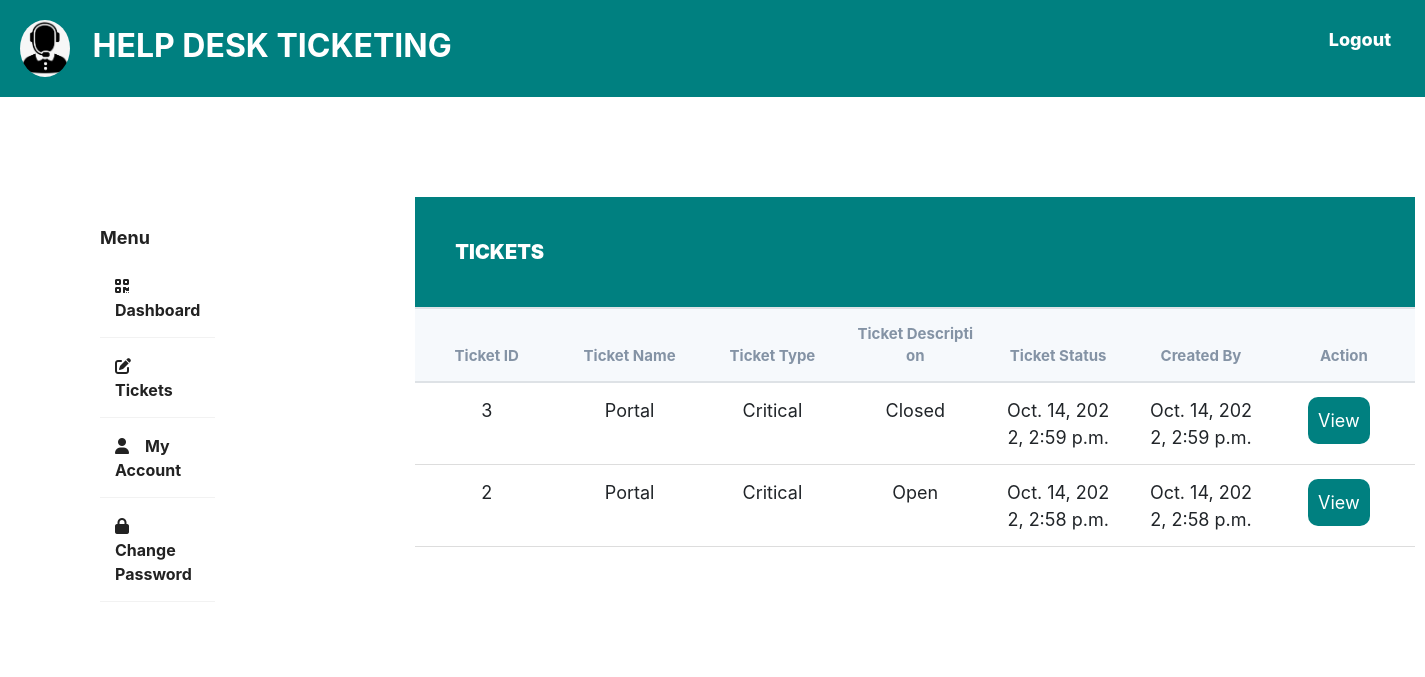
Before: /helpdesk/officer-tickets/ with the older database file.
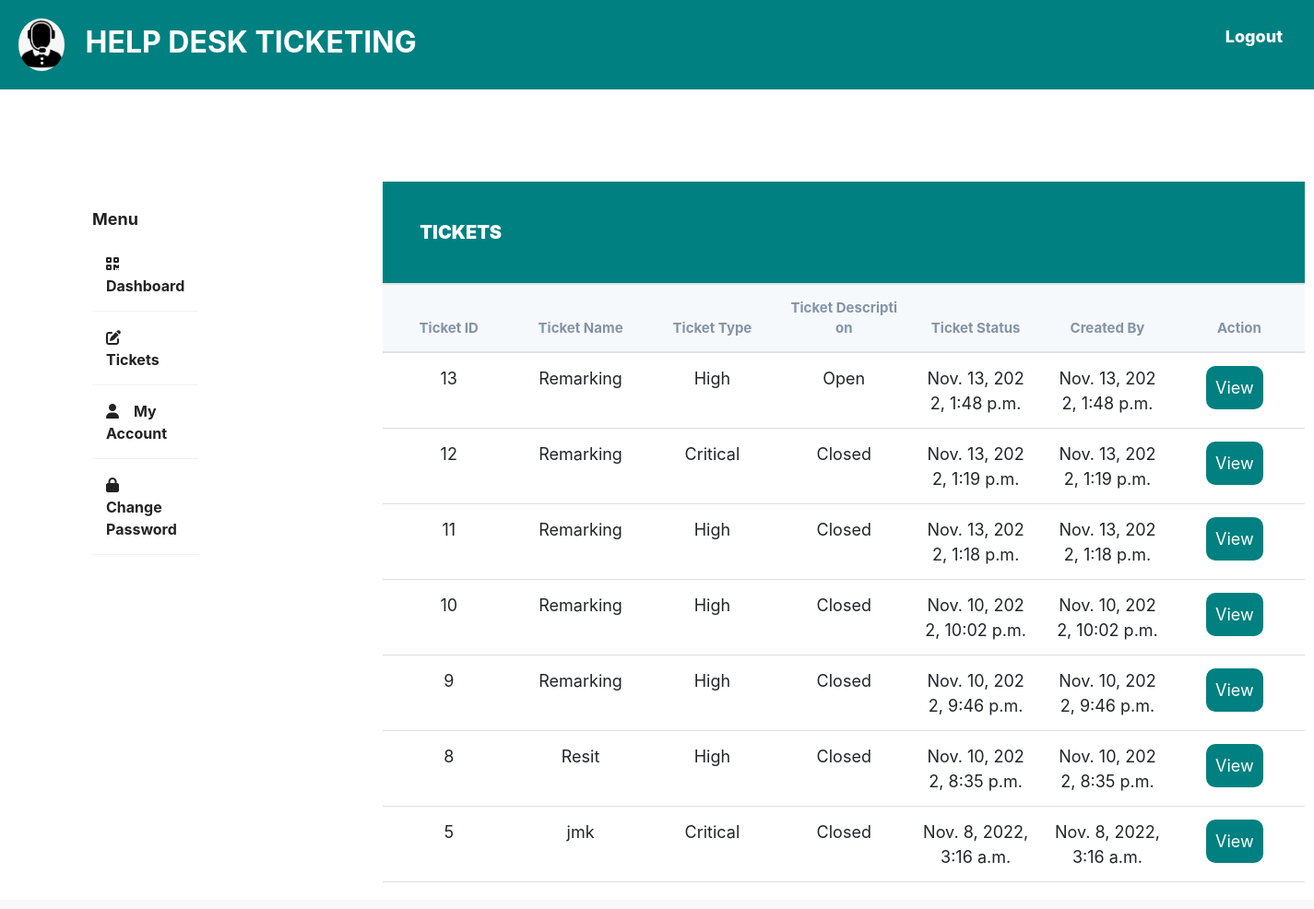
After: the same page with the newer database file.
### base/models.py (models this page shows, shortened)
class Ticket(models.Model):
    ticket_id = models.AutoField(primary_key=True)
    created_by = models.ForeignKey(
        StudentProfile, on_delete=models.CASCADE, null=True, related_name='created_by')
    closed_by = models.ForeignKey(
        OfficerProfile, on_delete=models.CASCADE, null=True)
    ticket_name = models.CharField(max_length=200, blank=True)
    ticket_type = models.CharField(max_length=200, blank=True)
    ticket_description = models.TextField(max_length=200, blank=True)
    StatusChoices = [
        ('InProgress', 'InProgress'),
        ('Open', 'Open'),
        ('Closed', 'Closed'),
        ('Deferred', 'Deferred'),
    ]
    ticket_status = models.CharField(max_length=200, choices=StatusChoices,
                                     default='Open', blank=True)
    reg_no = models.CharField(max_length=200, blank=False, null=True)
    created_at = models.DateTimeField(default=datetime.now, blank=True)
    updated_at = models.DateTimeField(default=datetime.now, blank=True)
    class Meta:
        ordering = ['-created_at']

### base/views.py (the view)
# urls.py: path('officer-tickets/', views.Officer_Tickets.as_view(), name='officer-tickets'),
class Officer_Tickets(ListView):
    model = Ticket
    template_name = 'officer/tickets.html'

### templates/officer/tickets.html
{% extends 'portal.html'%}
{% load static %}
{% block content %}
<div class="wrapper">
    <div class="sidebar">
        <h4>Menu</h4>
        <ul>
            <li><a href="{% url 'officer-dashboard'%}"><i class="fa-solid fa-qrcode"></i>Dashboard</a></li>
            <li><a href="{% url 'officer-tickets'%}"><i class="fa-solid fa-pen-to-square"></i>Tickets</a></li>
            <li><a href="{% url 'officer-account'%}"><i class="fa-solid fa-user"></i>My Account</a></li>
            <li><a href="{% url 'officer-change-password'%}"><i class="fa-solid fa-lock"></i>Change Password</a></li>
        </ul>
    </div>
    <div class="main_content">
        <div class="header">TICKETS</div>
        <div class="table">
            <div class="table_section">
                <table>
                    <thead>
                        <tr>
                            <th>Ticket ID</th>
                            <th>Ticket Name</th>
                            <th>Ticket Type</th>
                            <th>Ticket Description</th>
                            <th>Ticket Status</th>
                            <th>Created By</th>
                            <th>Action</th>
                        </tr>
                    </thead>
                    <tbody>
                        {% for ticket in object_list %}
                        <tr>
                            <td>{{ ticket.ticket_id }}</td>
                            <td>{{ ticket.ticket_name }}</td>
                            <td>{{ ticket.ticket_type }}</td>
                            <td>{{ ticket.ticket_status }}</td>
                            <td>{{ ticket.created_at}}</td>
                            <td>{{ ticket.updated_at}}</td>
                            <td>
                                <a href="{%url 'close-ticket' ticket.ticket_id %}"><button>View</button></a>
                            </td>
                        </tr>
                        {% endfor %}
                    </tbody>
                </table>
            </div>
        </div>
    </div>
</div>
{% endblock content %}

Changed rows visible on the page:
no longer on this page (row unchanged): Ticket: ticket_id "3", ticket_name "Portal", ticket_type "Critical", ticket_status "Closed", created_at "Oct. 14, 2022, 2:59 p.m.", updated_at "Oct. 14, 2022, 2:59 p.m."
no longer on this page (row edited): Ticket: ticket_id "2", ticket_name "Portal", ticket_type "Critical", ticket_status "Open", created_at "Oct. 14, 2022, 2:58 p.m.", updated_at "Oct. 14, 2022, 2:58 p.m."
added Ticket: ticket_id "13", ticket_name "Remarking", ticket_type "High", ticket_status "Open", created_at "Nov. 13, 2022, 1:48 p.m.", updated_at "Nov. 13, 2022, 1:48 p.m."
added Ticket: ticket_id "12", ticket_name "Remarking", ticket_type "Critical", ticket_status "Closed", created_at "Nov. 13, 2022, 1:19 p.m.", updated_at "Nov. 13, 2022, 1:19 p.m."
added Ticket: ticket_id "11", ticket_name "Remarking", ticket_type "High", ticket_status "Closed", created_at "Nov. 13, 2022, 1:18 p.m.", updated_at "Nov. 13, 2022, 1:18 p.m."
added Ticket: ticket_id "10", ticket_name "Remarking", ticket_type "High", ticket_status "Closed", created_at "Nov. 10, 2022, 10:02 p.m.", updated_at "Nov. 10, 2022, 10:02 p.m."
added Ticket: ticket_id "9", ticket_name "Remarking", ticket_type "High", ticket_status "Closed", created_at "Nov. 10, 2022, 9:46 p.m.", updated_at "Nov. 10, 2022, 9:46 p.m."
added Ticket: ticket_id "8", ticket_name "Resit", ticket_type "High", ticket_status "Closed", created_at "Nov. 10, 2022, 8:35 p.m.", updated_at "Nov. 10, 2022, 8:35 p.m."
added Ticket: ticket_id "5", ticket_name "jmk", ticket_type "Critical", ticket_status "Closed", created_at "Nov. 8, 2022, 3:16 a.m.", updated_at "Nov. 8, 2022, 3:16 a.m."
